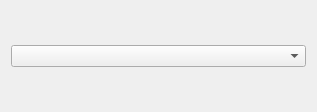
<?xml version="1.0" encoding="UTF-8"?>
<ui version="4.0">
 <class>CreationParametersWidget</class>
 <widget class="QWidget" name="CreationParametersWidget">
  <property name="geometry">
   <rect>
    <x>0</x>
    <y>0</y>
    <width>317</width>
    <height>112</height>
   </rect>
  </property>
  <property name="minimumSize">
   <size>
    <width>50</width>
    <height>50</height>
   </size>
  </property>
  <property name="windowTitle">
   <string>Form</string>
  </property>
  <layout class="QVBoxLayout" name="verticalLayout">
   <item>
    <widget class="QComboBox" name="comboBox"/>
   </item>
  </layout>
 </widget>
 <resources/>
 <connections/>
</ui>
